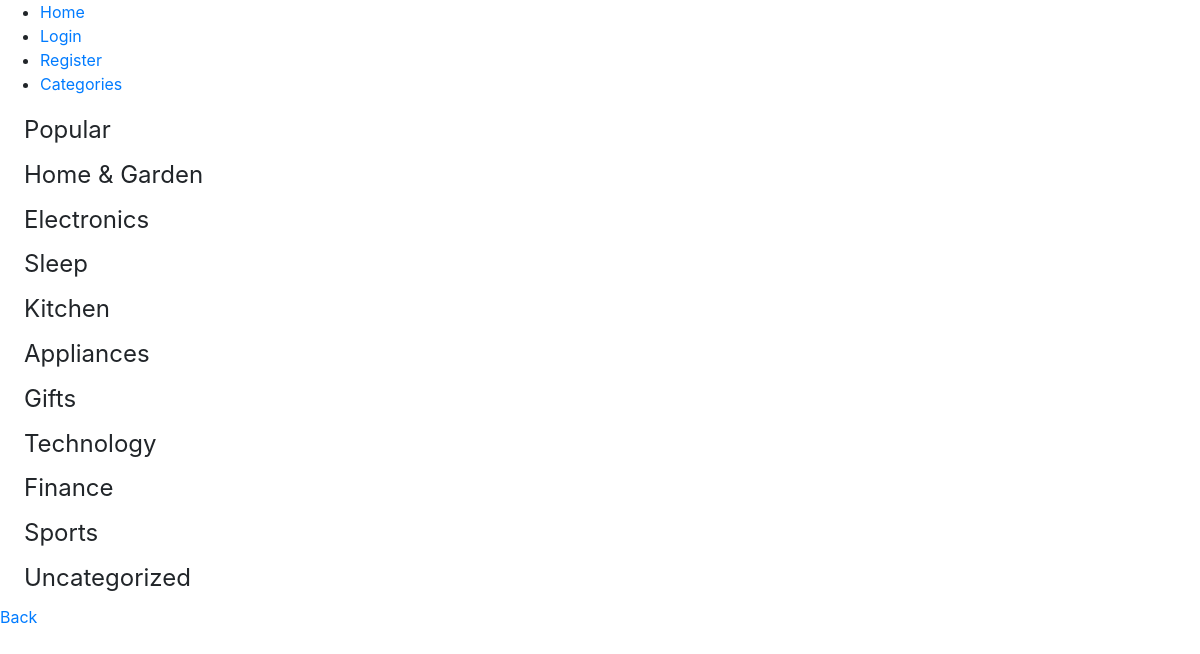
The app's page /category-list/, older data.
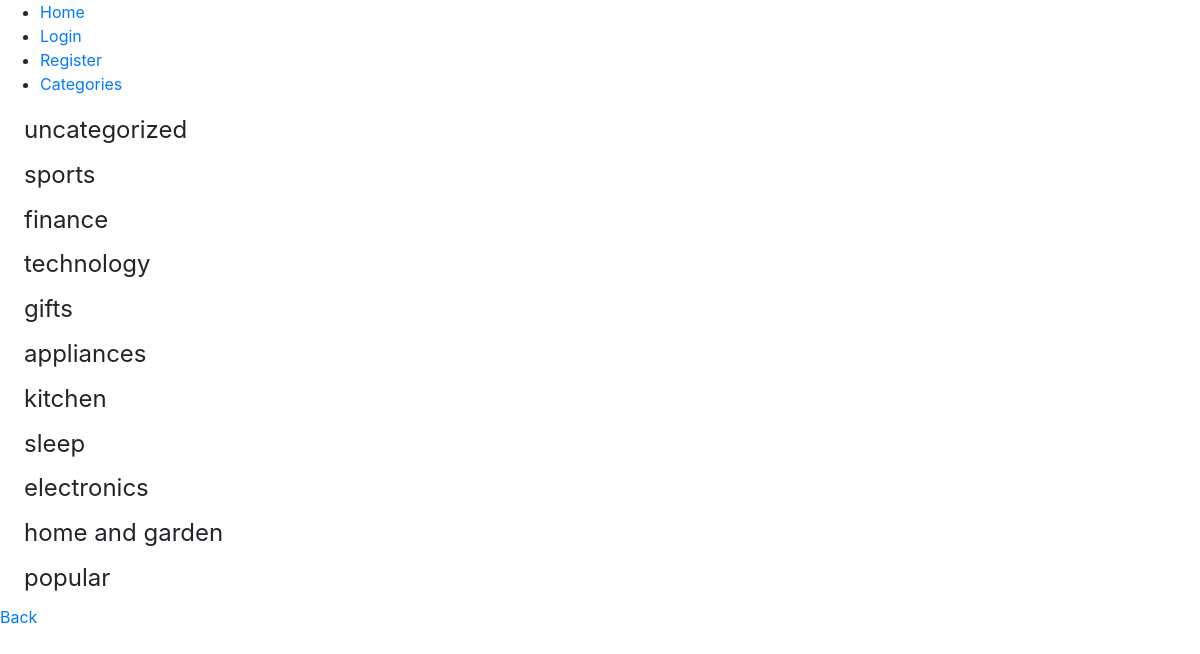
The same page, newer data.
### theblog/models.py (models this page shows, shortened)
class Category(models.Model):
    name = models.CharField(max_length=255)
    def __str__(self):
        return self.name

### theblog/views.py (the view)
# urls.py: path('category-list/', views.ListAllCategoriesView, name='category_list'),
def ListAllCategoriesView(request):
    cat_menu_list = Category.objects.all()
    return render(request, 'categories_list.html', {'cat_menu_list': cat_menu_list})

### theblog/templates/categories_list.html (shortened to what this page needs)
{% extends 'base.html' %}
{% block content%}
{% for cat in cat_menu_list %}
<h4><a class="dropdown-item" href="{% url 'category' cat|slugify %}">{{cat}}</a></h4>
{% endfor %}
<a href="{% url 'home' %}">Back</a>
{% endblock %}

### theblog/templates/base.html (shortened to what this page needs)
<!doctype html>
<html lang="en">
  <head>
    <link rel="stylesheet" href="https://cdn.jsdelivr.net/npm/bootstrap@4.4.1/dist/css/bootstrap.min.css">
  </head>
  <body>
    <header>
      <nav>
          <ul>
            {% if user.is_authenticated %}
              <li><a href="{% url 'home' %}">Home</a></li>
              <li><a href="{% url 'logout' %}">Logout</a></li>
              <li><a href="{% url 'edit_profile' %}">Edit Profile</a></li>
            {% else %}
              <li><a href="{% url 'home' %}">Home</a></li>
              <li><a href="{% url 'login' %}">Login</a></li>
              <li><a href="{% url 'register' %}">Register</a></li>
            {% endif %}
            {% if cat_menu %}
            <li class="nav-item dropdown">
              <a class="nav-link dropdown-toggle" href="#" id="navbarDropdown" role="button" data-toggle="dropdown" aria-haspopup="true" aria-expanded="false">
                Categories
              </a>
              <div class="dropdown-menu" aria-labelledby="navbarDropdown">
                {% for cat in cat_menu %}
                  <a class="dropdown-item" href="{% url 'category' cat|slugify %}">{{cat|title}}</a>
                {% endfor %}
              </div>
              {% else %}
              <li>
                <a href="{% url 'category_list' %}">
                  Categories
                </a>
            </li>
            {% endif %}
          </ul>
      </nav>
  </header>
    {% block content%}
    {% endblock %}
  </body>
</html>

Row changes from the older to the newer data that the page shows:
removed Category: name "Popular"
removed Category: name "Home & Garden"
removed Category: name "Electronics"
removed Category: name "Sleep"
removed Category: name "Kitchen"
removed Category: name "Appliances"
removed Category: name "Gifts"
removed Category: name "Technology"
removed Category: name "Finance"
removed Category: name "Sports"
removed Category: name "Uncategorized"
added Category: name "uncategorized"
added Category: name "sports"
added Category: name "finance"
added Category: name "technology"
added Category: name "gifts"
added Category: name "appliances"
added Category: name "kitchen"
added Category: name "sleep"
added Category: name "electronics"
added Category: name "home and garden"
added Category: name "popular"
